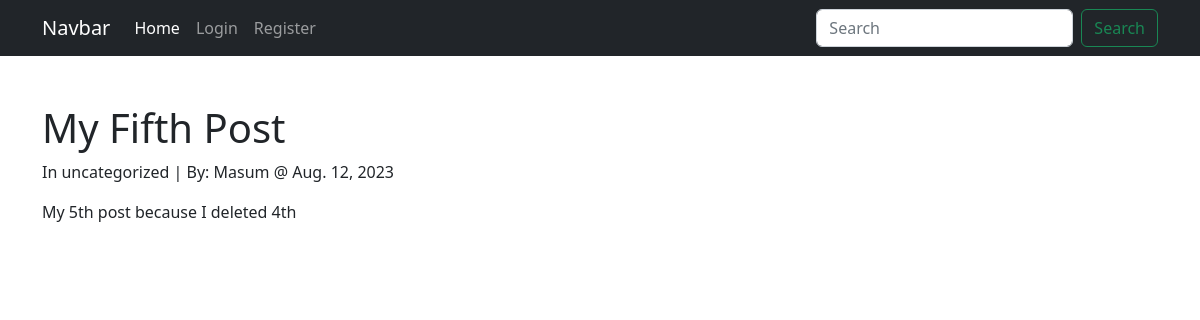
The page /post/5 on the database its author committed.
### posts/models.py (models this page shows, shortened)
class Post(models.Model):
    title=models.CharField(max_length=255)
    author = models.ForeignKey(User, on_delete=models.CASCADE)
    body = models.TextField()
    date = models.DateField(auto_now_add=True)
    category = models.CharField(max_length=255, default="uncategorized")

### posts/views.py (the view)
# urls.py: path('post/<int:pk>', PostView.as_view(), name="post" ),
class PostView(DetailView):
    model = Post
    template_name = 'post.html'

### posts/templates/post.html (shortened to what this page needs)
{% extends 'base.html' %}
{% block content %}
<h1>{{ post.title }}</h1>
<p>In {{ post.category }} | By: {{ post.author.last_name }} @ {{ post.date}}  </p>
<p>{{ post.body }}</p>
{% endblock %}

### rows shown on the page
Post: title "My Fifth Post", category "uncategorized", author.last_name "Masum", date "Aug. 12, 2023", body "My 5th post because I deleted 4th"
